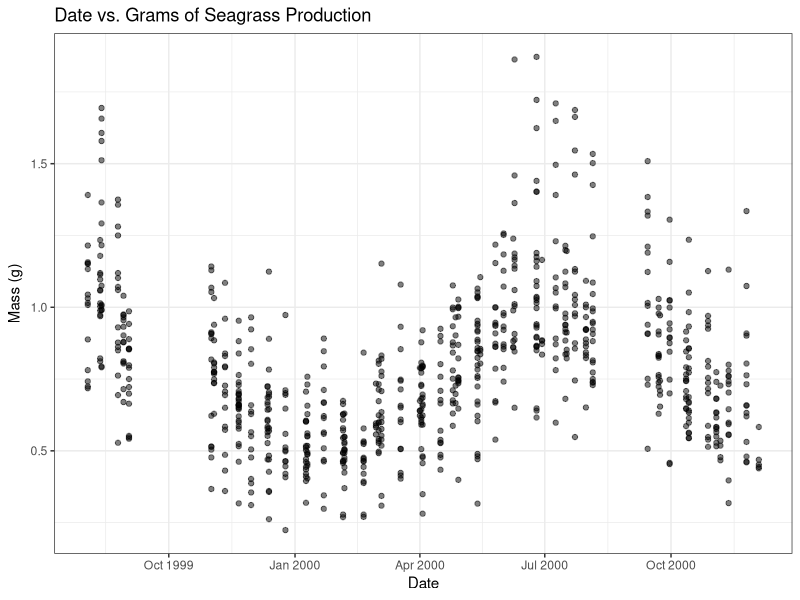
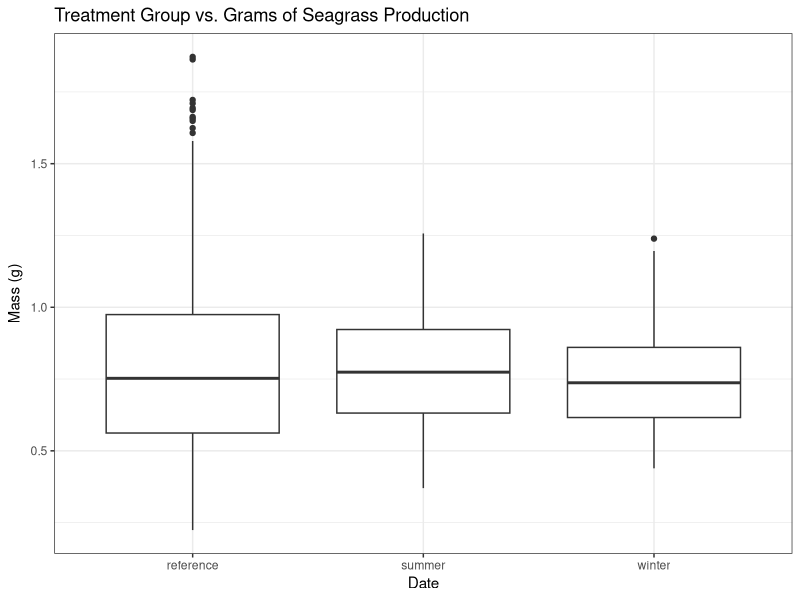
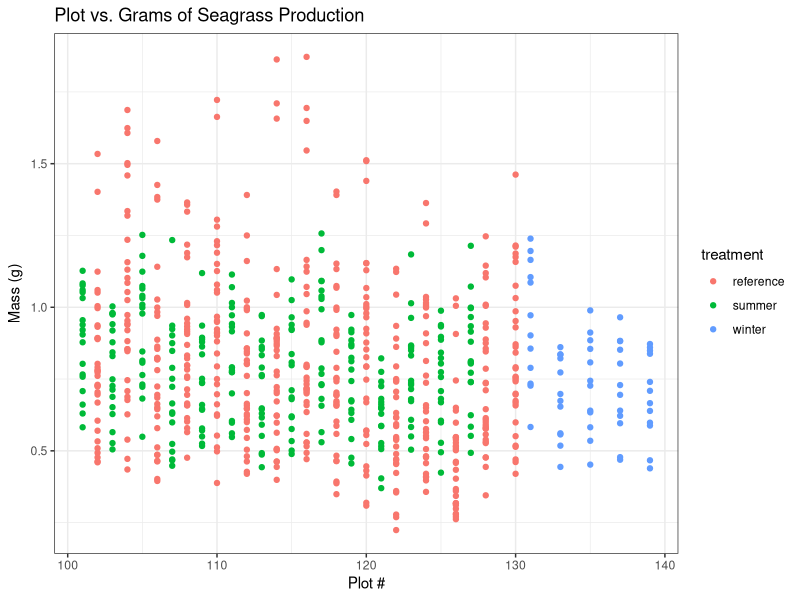
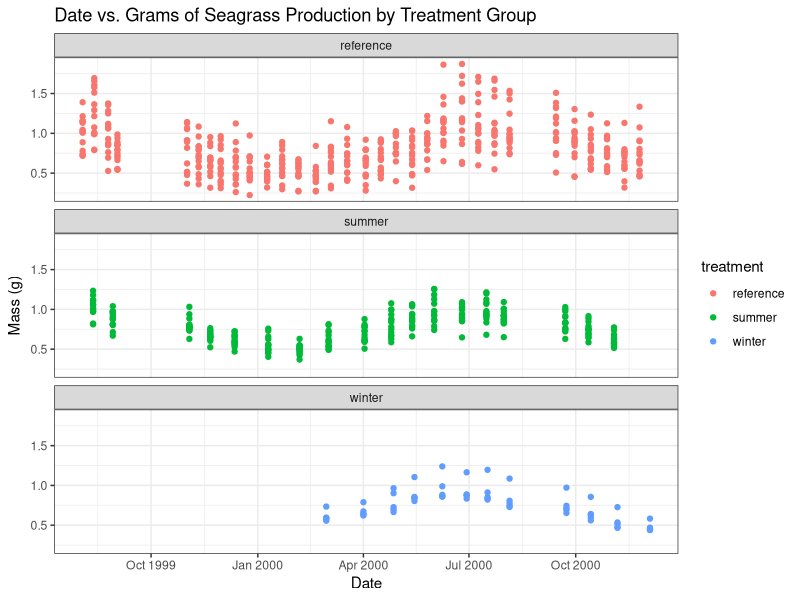
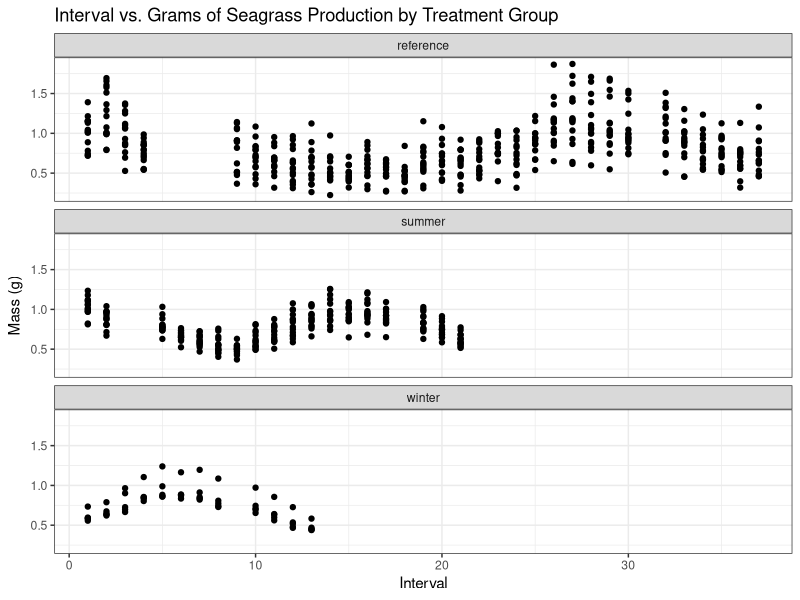
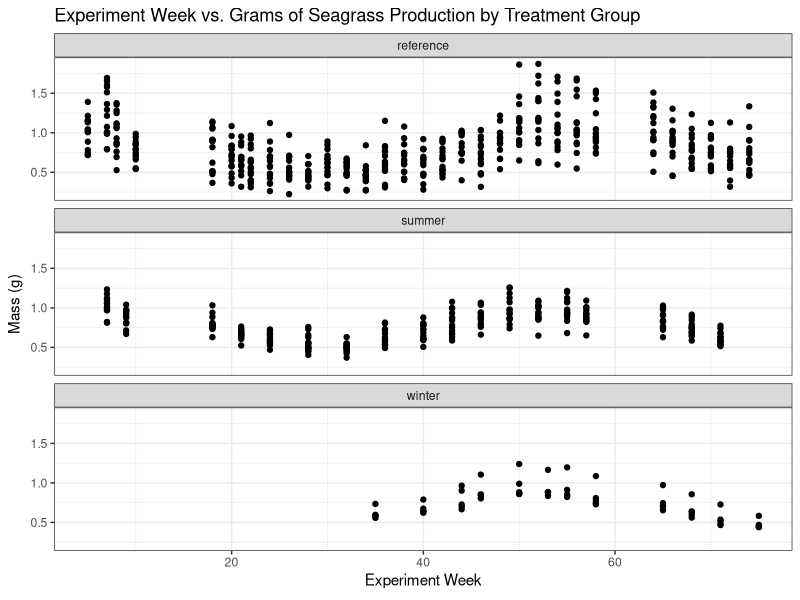

Write R code to recreate these figures, in order.
## ---- chunk 1
library(readr)
library(ggplot2)
## ---- chunk 2
Seagrass_production_rates <- read_csv("Data/Raw/Seagrass-production-rates.csv")
View(Seagrass_production_rates)
class(Seagrass_production_rates$date) #its already a date
## ---- chunk 3

ggplot(Seagrass_production_rates, aes(x = date, y = gr_mass)) +
geom_point(alpha = 0.5, size = 1.5) +
#stat_smooth(method = lm, se = F, color = 'red')+
xlab(expression(paste("Date" )))+
ylab(expression(paste("Mass (g)")))+
labs(title = "Date vs. Grams of Seagrass Production")+
  theme_bw()

#could do time series with this

ggplot(Seagrass_production_rates, aes(x = treatment, y = gr_mass)) +
geom_boxplot() +
#stat_smooth(method = lm, se = F, color = 'red')+
xlab(expression(paste("Date" )))+
ylab(expression(paste("Mass (g)")))+
labs(title = "Treatment Group vs. Grams of Seagrass Production")+
  theme_bw()

ggplot(Seagrass_production_rates, aes(x = plot, y = gr_mass, color = treatment)) +
geom_point() +
#stat_smooth(method = lm, se = F, color = 'red')+
xlab(expression(paste("Plot #" )))+
ylab(expression(paste("Mass (g)")))+
labs(title = "Plot vs. Grams of Seagrass Production")+
  theme_bw()

ggplot(Seagrass_production_rates, aes(x = date, y = gr_mass, color = treatment)) +
geom_point() +
  facet_wrap(vars(treatment), ncol = 1)+
#stat_smooth(method = lm, se = F, color = 'red')+
xlab(expression(paste("Date" )))+
ylab(expression(paste("Mass (g)")))+
labs(title = "Date vs. Grams of Seagrass Production by Treatment Group")+
  theme_bw()

ggplot(Seagrass_production_rates, aes(x = interval, y = gr_mass)) +
geom_point() +
  facet_wrap(vars(treatment), ncol = 1)+
#stat_smooth(method = lm, se = F, color = 'red')+
xlab(expression(paste("Interval" )))+
ylab(expression(paste("Mass (g)")))+
labs(title = "Interval vs. Grams of Seagrass Production by Treatment Group")+
  theme_bw()


ggplot(Seagrass_production_rates, aes(x = exp_week, y = gr_mass)) +
geom_point() +
  facet_wrap(vars(treatment), ncol = 1)+
#stat_smooth(method = lm, se = F, color = 'red')+
xlab(expression(paste("Experiment Week" )))+
ylab(expression(paste("Mass (g)")))+
labs(title = "Experiment Week vs. Grams of Seagrass Production by Treatment Group")+
  theme_bw()
